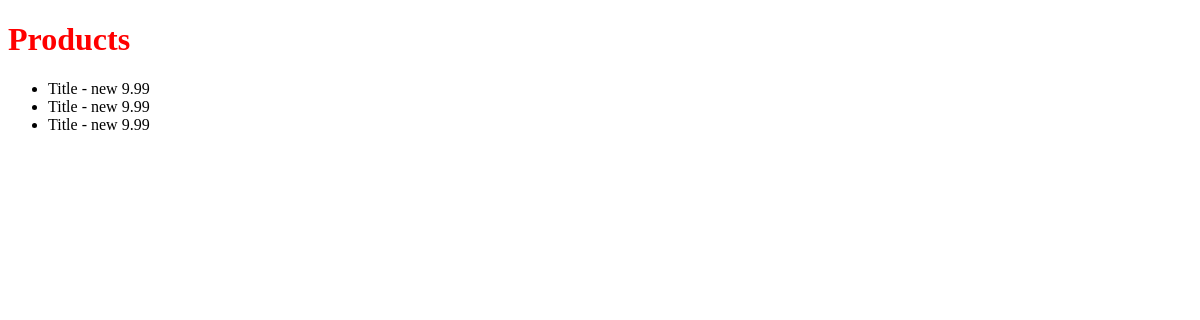
Before: /products/ with the older database file.
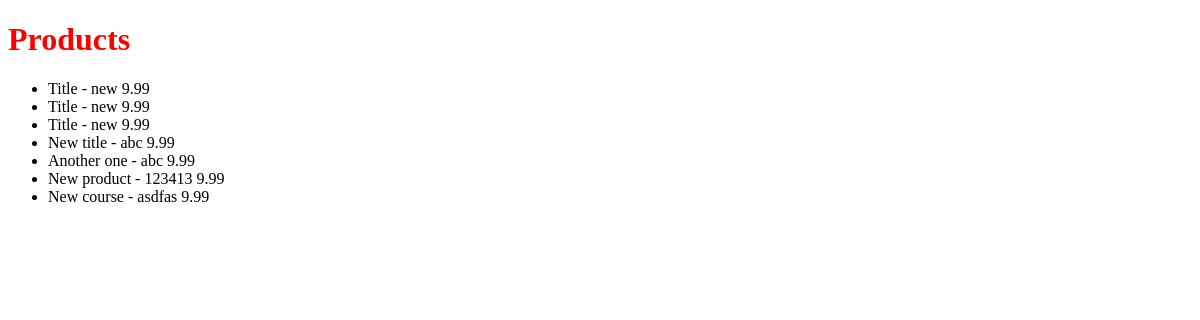
After: the same page with the newer database file.
### products/models.py (models this page shows, shortened)
class Product(models.Model):
	user = models.ForeignKey(settings.AUTH_USER_MODEL)
	managers = models.ManyToManyField(settings.AUTH_USER_MODEL, related_name="managers_products", blank=True)
	title = models.CharField(max_length=30) #owiuerpoajsdlfkjasd;flkiu1p3o4u134123 ewjfa;sd
	slug = models.SlugField(blank=True, unique=True)
	description = models.TextField()
	price = models.DecimalField(max_digits=100, decimal_places=2, default=9.99, null=True,) #100.00
	sale_price = models.DecimalField(max_digits=100,
			 decimal_places=2, default=6.99, null=True, blank=True) #100.00
	def __unicode__(self): #def __unicode__(self):
		return self.title

### products/views.py (the view)
class ProductListView(ListView):
	model = Product
	def get_queryset(self, *args, **kwargs):
		qs = super(ProductListView, self).get_queryset(**kwargs)
		return qs

### templates/products/product_list.html
{% extends "base.html" %}
{% block content %}
<h1>Products</h1>
<ul>
{% for instance in object_list %}
    <li>{{ instance }} - {{ instance.description }} {{ instance.price }}</li>
{% empty %}
    <li>No Products yet.</li>
{% endfor %}
</ul>
{% endblock %}

Changed rows visible on the page:
added Product: title "New title", description "abc", price "9.99"
added Product: title "Another one", description "abc", price "9.99"
added Product: title "New product", description "123413", price "9.99"
added Product: title "New course", description "asdfas", price "9.99"
